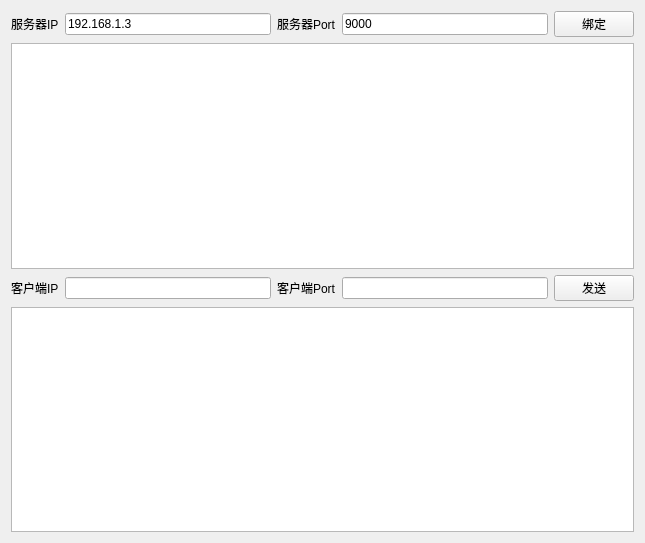
<?xml version="1.0" encoding="UTF-8"?>
<ui version="4.0">
 <class>Widget</class>
 <widget class="QWidget" name="Widget">
  <property name="geometry">
   <rect>
    <x>0</x>
    <y>0</y>
    <width>645</width>
    <height>543</height>
   </rect>
  </property>
  <property name="windowTitle">
   <string>TcpServer</string>
  </property>
  <layout class="QGridLayout" name="gridLayout">
   <item row="0" column="0">
    <layout class="QHBoxLayout" name="horizontalLayout">
     <item>
      <widget class="QLabel" name="label">
       <property name="text">
        <string>服务器IP</string>
       </property>
      </widget>
     </item>
     <item>
      <widget class="QLineEdit" name="lineEdit_Server">
       <property name="text">
        <string>192.168.1.3</string>
       </property>
      </widget>
     </item>
     <item>
      <widget class="QLabel" name="label_2">
       <property name="text">
        <string>服务器Port</string>
       </property>
      </widget>
     </item>
     <item>
      <widget class="QLineEdit" name="lineEdit_Server_Port">
       <property name="text">
        <string>9000</string>
       </property>
      </widget>
     </item>
     <item>
      <widget class="QPushButton" name="btn_bind">
       <property name="text">
        <string>绑定</string>
       </property>
      </widget>
     </item>
    </layout>
   </item>
   <item row="1" column="0">
    <widget class="QTextEdit" name="textEdit_Server"/>
   </item>
   <item row="2" column="0">
    <layout class="QHBoxLayout" name="horizontalLayout_2">
     <item>
      <widget class="QLabel" name="label_3">
       <property name="text">
        <string>客户端IP</string>
       </property>
      </widget>
     </item>
     <item>
      <widget class="QLineEdit" name="lineEdit_Client"/>
     </item>
     <item>
      <widget class="QLabel" name="label_4">
       <property name="text">
        <string>客户端Port</string>
       </property>
      </widget>
     </item>
     <item>
      <widget class="QLineEdit" name="lineEdit_Client_Port"/>
     </item>
     <item>
      <widget class="QPushButton" name="btn_send">
       <property name="text">
        <string>发送</string>
       </property>
      </widget>
     </item>
    </layout>
   </item>
   <item row="3" column="0">
    <widget class="QTextEdit" name="textEdit_Client"/>
   </item>
  </layout>
 </widget>
 <layoutdefault spacing="6" margin="11"/>
 <resources/>
 <connections/>
</ui>
